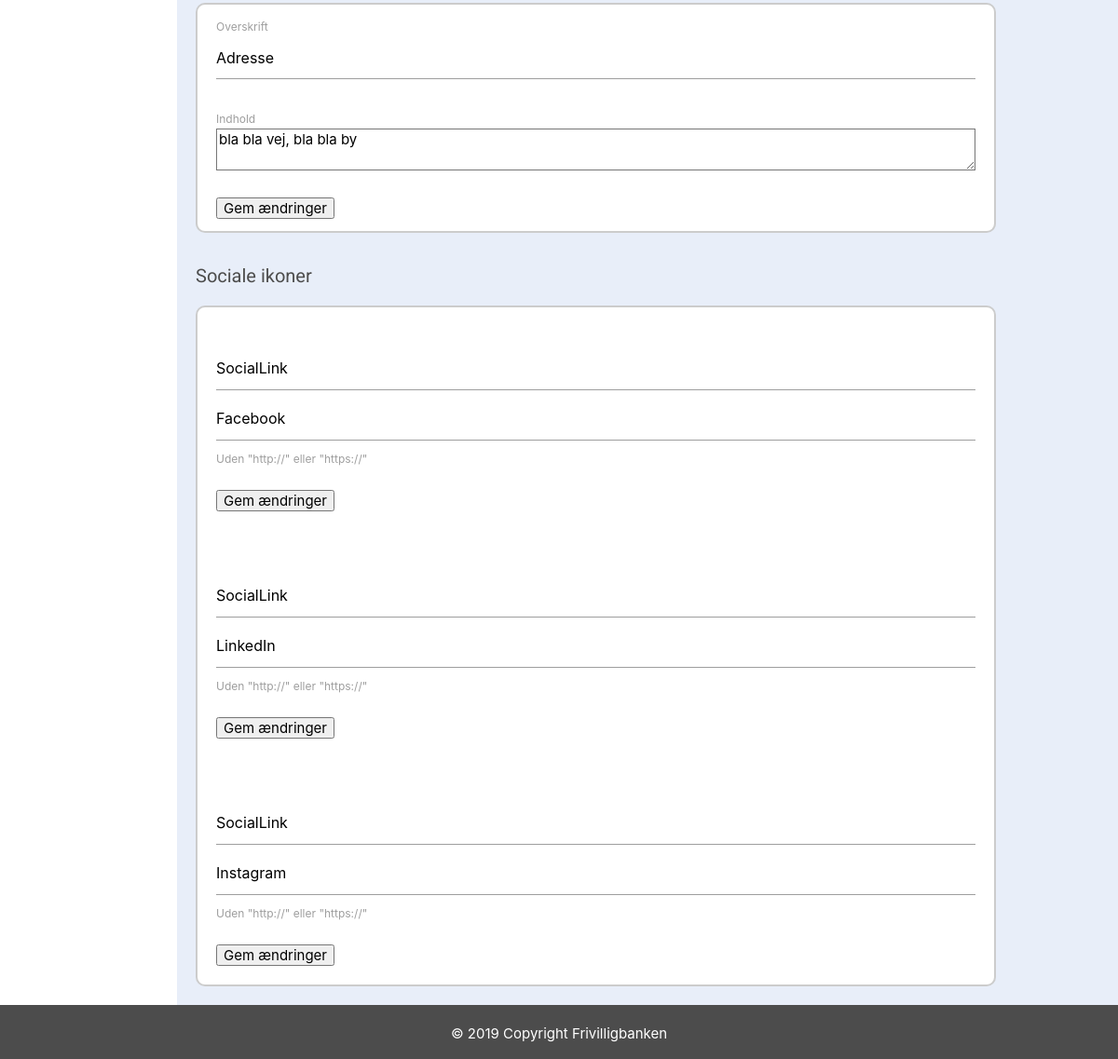
Page /side&kontakt (signed in, lower part) on the earlier database version.
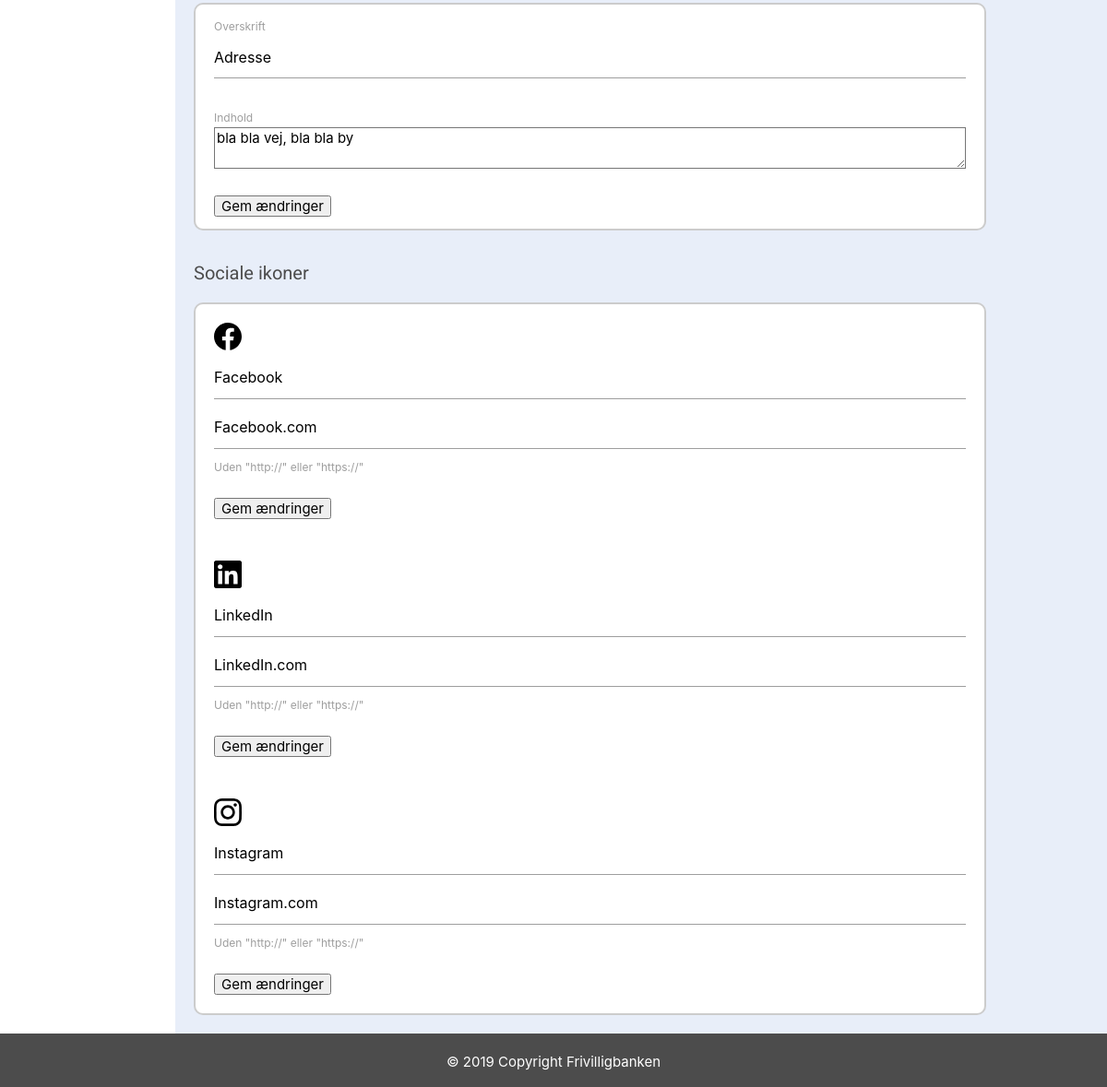
Same page on the later database version.
### tables this page shows
CREATE TABLE textfield (
    TextFieldID INT NOT NULL AUTO_INCREMENT PRIMARY KEY,
    Page VARCHAR(255),
    FieldName VARCHAR(255),
    FieldContent VARCHAR(5000)
);

CREATE TABLE imagefield (
    ImageID INT NOT NULL AUTO_INCREMENT PRIMARY KEY,
    Page VARCHAR(255),
    FieldName VARCHAR(255),
    Image VARCHAR(255)
);

### view/backend/page_contact.php (the view, shortened to what the changed rows need)
<?php
require_once("view/backend/includes/header.php");
$dbCon = dbCon($user, $pass);
$query = $dbCon->prepare("SELECT * FROM `textField` WHERE TextFieldID = 32");
$query->execute();
$getcontactaddress = $query->fetch();
$dbCon = dbCon($user, $pass);
$query = $dbCon->prepare("SELECT * FROM `textField` WHERE TextFieldID = 33");
$query->execute();
$getsocial1 = $query->fetch();
$dbCon = dbCon($user, $pass);
$query = $dbCon->prepare("SELECT * FROM `textField` WHERE TextFieldID = 34");
$query->execute();
$getsocial2 = $query->fetch();
$dbCon = dbCon($user, $pass);
$query = $dbCon->prepare("SELECT * FROM `textField` WHERE TextFieldID = 35");
$query->execute();
$getsocial3 = $query->fetch();
$dbCon = dbCon($user, $pass);
$query = $dbCon->prepare("SELECT * FROM `imageField` WHERE ImageID = 13");
$query->execute();
$getsocialimg1 = $query->fetch();
$dbCon = dbCon($user, $pass);
$query = $dbCon->prepare("SELECT * FROM `imageField` WHERE ImageID = 14");
$query->execute();
$getsocialimg2 = $query->fetch();
$dbCon = dbCon($user, $pass);
$query = $dbCon->prepare("SELECT * FROM `imageField` WHERE ImageID = 15");
$query->execute();
$getsocialimg3 = $query->fetch();
?>
    <div id="dashboard">
        <div id="dashboard-content">
            <div id="dashboard-section1">
                <p>
                <form method="POST" action="">
                    <label>Overskrift</label>
                    <input type="text" name="contact-headline4" value="<?php echo $getcontactaddress['FieldName'] ?>">
                    <br><br>
                    <label>Indhold</label>
                    <textarea name="contact-text4" id="" cols="30" rows="10"><?php echo $getcontactaddress['FieldContent'] ?></textarea>
                    <br><br>
                    <input type="submit" name="updateContactAddress" value="Gem ændringer">
                </form>
                </p>
            </div>
            <h2>Sociale ikoner</h2>
            <div id="dashboard-section1">
                <form id="social1-form" method="POST" action="">
                    <img src="<?php
                    if($getsocial1['FieldName'] == 'Facebook' || $getsocial1['FieldName'] == 'facebook') {
                        echo $getsocialimg1['Image'];
                    } elseif($getsocial1['FieldName'] == 'LinkedIn' || $getsocial1['FieldName'] == 'Linkedin' || $getsocial1['FieldName'] == 'linkedIn' || $getsocial1['FieldName'] == 'linkedin') {
                        echo $getsocialimg2['Image'];
                    } elseif($getsocial1['FieldName'] == 'Instagram' || $getsocial1['FieldName'] == 'instagram') {
                        echo $getsocialimg3['Image'];
                    }
                    ?>" alt="">
                    <input type="text" name="social-name1" value="<?php echo $getsocial1['FieldName'] ?>">
                    <input type="text" name="social-link1" value="<?php echo $getsocial1['FieldContent'] ?>">
                    <label for="">Uden "http://" eller "https://"</label><br><br>
                    <input type="submit" name="submitSocial1" value="Gem ændringer">
                </form>
                <br><br>
                <form id="social2-form" method="POST" action="">
                    <img src="<?php
                    if($getsocial2['FieldName'] == 'Facebook' || $getsocial2['FieldName'] == 'facebook') {
                        echo $getsocialimg1['Image'];
                    } elseif($getsocial2['FieldName'] == 'LinkedIn' || $getsocial2['FieldName'] == 'Linkedin' || $getsocial2['FieldName'] == 'linkedIn' || $getsocial2['FieldName'] == 'linkedin') {
                        echo $getsocialimg2['Image'];
                    } elseif($getsocial2['FieldName'] == 'Instagram' || $getsocial2['FieldName'] == 'instagram') {
                        echo $getsocialimg3['Image'];
                    }
                    ?>" alt="">
                    <input type="text" name="social-name2" value="<?php echo $getsocial2['FieldName'] ?>">
                    <input type="text" name="social-link2" value="<?php echo $getsocial2['FieldContent'] ?>">
                    <label for="">Uden "http://" eller "https://"</label><br><br>
                    <input type="submit" name="submitSocial2" value="Gem ændringer">
                </form>
                <br><br>
                <form id="social3-form" method="POST" action="">
                    <img src="<?php
                    if($getsocial3['FieldName'] == 'Facebook' || $getsocial3['FieldName'] == 'facebook') {
                        echo $getsocialimg1['Image'];
                    } elseif($getsocial3['FieldName'] == 'LinkedIn' || $getsocial3['FieldName'] == 'Linkedin' || $getsocial3['FieldName'] == 'linkedIn' || $getsocial3['FieldName'] == 'linkedin') {
                        echo $getsocialimg2['Image'];
                    } elseif($getsocial3['FieldName'] == 'Instagram' || $getsocial3['FieldName'] == 'instagram') {
                        echo $getsocialimg3['Image'];
                    }
                    ?>" alt="">
                    <input type="text" name="social-name3" value="<?php echo $getsocial3['FieldName'] ?>">
                    <input type="text" name="social-link3" value="<?php echo $getsocial3['FieldContent'] ?>">
                    <label for="">Uden "http://" eller "https://"</label><br><br>
                    <input type="submit" name="submitSocial3" value="Gem ændringer">
                </form>
            </div>
        </div>
    </div>
<?php require_once("view/backend/includes/footer.php"); ?>

Differences in the rows shown:
now on this page (row unchanged): imagefield: Image (picture)
changed textfield "Facebook": social-name1 "SocialLink" → "Facebook"; social-link1 "Facebook" → "Facebook.com"
now on this page (row unchanged): imagefield: Image (picture)
changed textfield "LinkedIn": social-name2 "SocialLink" → "LinkedIn"; social-link2 "LinkedIn" → "LinkedIn.com"
now on this page (row unchanged): imagefield: Image (picture)
changed textfield "Instagram": social-name3 "SocialLink" → "Instagram"; social-link3 "Instagram" → "Instagram.com"
